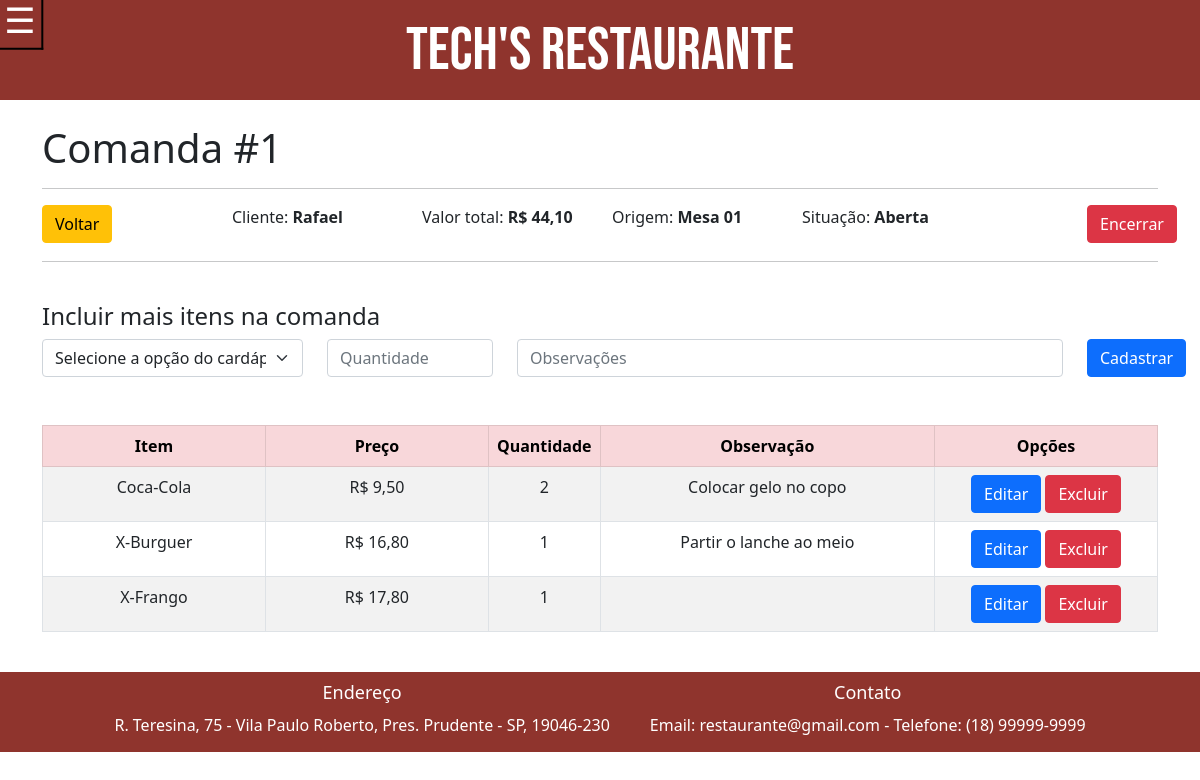
The page /insert-item_comanda.php?idComanda=1 on the database its author committed.
### tables this page shows
CREATE TABLE `comanda` (
  `idComanda` int(11) NOT NULL,
  `nomeClienteComanda` varchar(50) DEFAULT NULL,
  `idOrigem` int(11) NOT NULL,
  `idSituacao` int(11) NOT NULL,
  `dataComanda` datetime NOT NULL DEFAULT current_timestamp()
);

CREATE TABLE `origem_comanda` (
  `idOrigem` int(11) NOT NULL,
  `descricaoOrigem` varchar(50) DEFAULT NULL
);

CREATE TABLE `situacao_comanda` (
  `idSituacao` int(11) NOT NULL,
  `descricao` varchar(40) DEFAULT NULL
);

CREATE TABLE `itens_comanda` (
  `idItemComanda` int(11) NOT NULL,
  `idComanda` int(11) NOT NULL,
  `idOpcaoCardapio` int(11) NOT NULL,
  `quantidade` int(11) NOT NULL,
  `obs` varchar(50) DEFAULT NULL
);

CREATE TABLE `opcoes_cardapio` (
  `idOpcaoCardapio` int(11) NOT NULL,
  `nomeOpcaoCardapio` varchar(50) DEFAULT NULL,
  `idTipoOpcoesCardapio` int(11) NOT NULL,
  `descricao` varchar(50) DEFAULT NULL,
  `preco` double DEFAULT NULL
);

### insert-item_comanda.php (the view, shortened to what this page needs)
<?php
require("header.php");
require_once("connection.php");
if (isset($_GET['idComanda']))
{
    $id_comanda_get = $_GET['idComanda'];
}
if (isset($_POST['cadastrar']))
{
    $id_comanda = $_POST['id_comanda'];
    $id_op_cardapio = $_POST['op_cardapio'];
    $qtde = $_POST['qtde'];
    $obs = $_POST['obs'];
    $mysql_query = "INSERT INTO `itens_comanda`(`idItemComanda`,`idComanda`, `idOpcaoCardapio`, `quantidade`, `obs`)
    VALUES (
    'null',
    '{$id_comanda}',
    '{$id_op_cardapio}',
    '{$qtde}',
    '{$obs}'
    )";
    $insertItensComanda = $conn->query($mysql_query);
    header("Location: insert-item_comanda.php?idComanda={$id_comanda}");
    mysqli_close($conn);
}
else
{
    $mysql_query1 = "SELECT ic.*, oc.*, c.nomeClienteComanda
    FROM itens_comanda ic, opcoes_cardapio oc, comanda c
    WHERE ic.idOpcaoCardapio=oc.idOpcaoCardapio
    AND c.idComanda=ic.idComanda
    AND ic.idComanda={$id_comanda_get}
    order by idItemComanda";
    $selectDados = $conn->query($mysql_query1);
    $query = "SELECT sum(oc.preco) preco
    FROM opcoes_cardapio oc, itens_comanda ic
    where ic.idOpcaoCardapio = oc.idOpcaoCardapio
    and ic.idComanda = {$id_comanda_get}";
    $result = mysqli_query($conn,$query);
    $fetch = mysqli_fetch_row($result);
    $valor = $fetch[0];
    $query_nome = "SELECT nomeClienteComanda FROM comanda
    where idComanda = {$id_comanda_get}";
    $result_nome = mysqli_query($conn,$query_nome);
    $fetch1 = mysqli_fetch_row($result_nome);
    $nome = $fetch1[0];
    $query_origem = "SELECT o.descricaoOrigem, s.descricao
    FROM comanda c, origem_comanda o, situacao_comanda s
    where c.idOrigem = o.idOrigem
    and c.idSituacao = s.idSituacao
    and c.idComanda = {$id_comanda_get}";
    $result_origem = mysqli_query($conn,$query_origem);
    $fetch2 = mysqli_fetch_row($result_origem);
    $dorigem = $fetch2[0];
    $query_situacao = "SELECT s.descricao
    FROM comanda c, situacao_comanda s
    where c.idSituacao = s.idSituacao
    and c.idComanda = {$id_comanda_get}";
    $result_situacao = mysqli_query($conn,$query_situacao);
    $fetch3 = mysqli_fetch_row($result_situacao);
    $dsituacao = $fetch3[0];
}
?>
<div class="container">
    <br>
    <h1><?php echo "Comanda #"."$id_comanda_get" ?></h1>
    <hr>
    <form method="post">
    <div class="row">
        <div class="col-2">
            <a href="comanda.php"type="button" class="btn btn-warning d-inline-block">Voltar</a>
        </div>
        <div class="col-2">
            <p><?php echo "Cliente: <b>".$nome."</b>"?></p>
        </div>
        <div class="col-2">
            <p><?php echo "Valor total: <b>R$ ".number_format($valor,2,",",".")."</b>"?></p>
        </div>
        <div class="col-2">
            <p><?php echo "Origem: <b>".$dorigem."</b>"?></p>
        </div>
        <div class="col-3">
            <p><?php echo "Situação: <b>".$dsituacao."</b>"?></p>
        </div>
        <div class="col-1">
            <input type="submit" name="encerrar" value="Encerrar" class="btn btn-danger">
        </div>
    </div>
    </form>
    <hr>
    <br>
    <h4>Incluir mais itens na comanda</h4>
    <div class="wrapper">
        <form method="post">
            <div class="row">
                <div class="col-3">
                    <select class="form-select" name="op_cardapio" required>
                    <option selected>Selecione a opção do cardápio...</option>
                    </select>
                </div>
                <div class="col-2">
                    <input type="number" min="1" name="qtde" class="form-control" placeholder="Quantidade" required >
                </div>
                <div class="col-6">
                    <input type="text" name="obs" class="form-control" placeholder="Observações">
                </div>
                <div class="col-1">
                    <input type="submit" name="cadastrar" value="Cadastrar" class="btn btn-primary">
                </div>
            </div>
            <br>
        </form>
        <br>
        <table class="table table-striped table-bordered table-hover">
        <thead>
        <tr class="table-danger" style="text-align:center">
            <th scope="col" style="width: 20%;">Item</th>
            <th scope="col" style="width: 20%;">Preço</th>
            <th scope="col" style="width: 10%;">Quantidade</th>
            <th scope="col" style="width: 30%;">Observação</th>
            <th scope="col" style="width: 20%;">Opções</th>
        </tr>
        </thead>
        <tbody>
        <?php while($data = mysqli_fetch_array($selectDados)) { ?>
        <tr>
            <td style="text-align:center"><?php echo $data['nomeOpcaoCardapio']; ?></td>
            <td style="text-align:center"><?php echo "R$ " . number_format($data['preco'], 2, ',', '.'); ?></td>
            <td style="text-align:center"><?php echo $data['quantidade'];  ?></td>
            <td style="text-align:center"><?php echo $data['obs'];  ?></td>
            <td style="text-align:center">
            <a href="update-item_comanda.php?idItemComanda=<?php echo $data['idItemComanda']; ?> "type="button" class="btn btn-primary">Editar</a>
            <a href="delete-item_comanda.php?idItemComanda=<?php echo $data['idItemComanda']; ?> "type="button" class="btn btn-danger">Excluir</a>
            </td>
        </tr>
        <?php } ?>
        </tbody>
    </table>
    </div>
</div>
<br>
<?php require("footer.php"); ?>

### rows shown on the page
comanda: nomeClienteComanda "Rafael"
origem_comanda: descricaoOrigem "Mesa 01"
situacao_comanda: descricao "Aberta"
itens_comanda: idOpcaoCardapio.nomeOpcaoCardapio "Coca-Cola", idOpcaoCardapio.preco "9,50", quantidade "2", obs "Colocar gelo no copo"
itens_comanda: idOpcaoCardapio.nomeOpcaoCardapio "X-Burguer", idOpcaoCardapio.preco "16,80", quantidade "1", obs "Partir o lanche ao meio"
itens_comanda: idOpcaoCardapio.nomeOpcaoCardapio "X-Frango", idOpcaoCardapio.preco "17,80", quantidade "1"

### other values the page prints
$id_comanda_get "1"
$valor "44,10"
